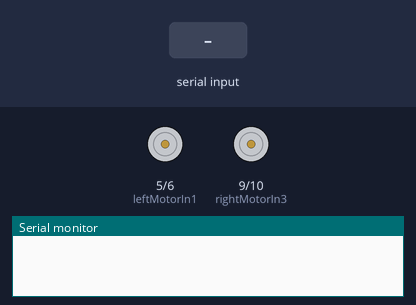
A sketch run on a simulated Arduino Uno, built with avr-gcc and run on an emulated ATmega328P. Shown: motor-driver pin pairs drawn as motors (green arrow = first pin HIGH = forward, orange = second pin HIGH = backward, longer = more drive), the last lines printed to the serial monitor. The test bench sets the inputs (shaded band).

Above: at 1.2 s.
1.3 s: "f" received over the second serial link
At 2.0 s:
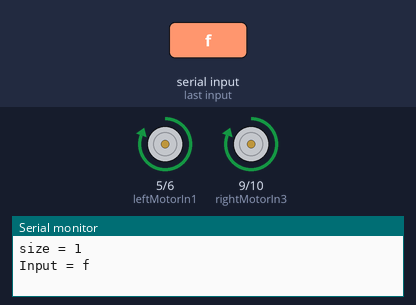
2.8 s: "b" received over the second serial link
At 3.1 s:
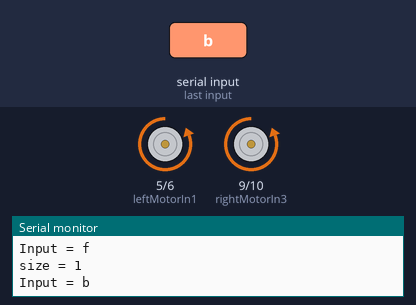
4.3 s: "l" received over the second serial link
At 5.4 s:
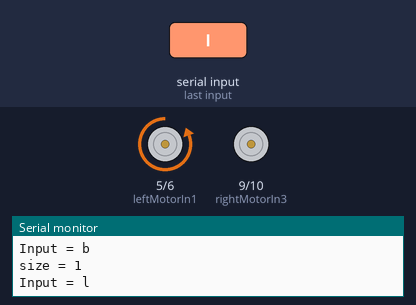
5.8 s: "r" received over the second serial link
At 6.6 s:
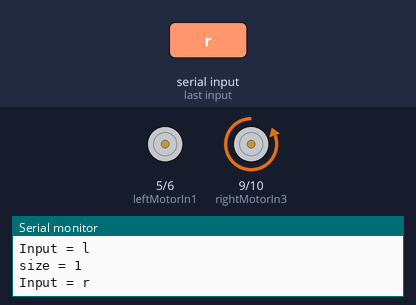
Timing chart, 0 to 8.3 s (numbered marks = the images above; inputs shaded):
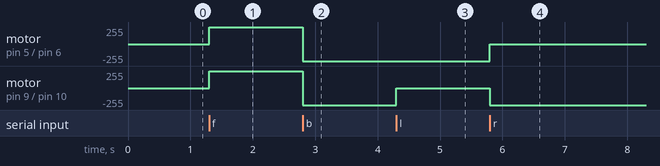

Measured:
- after the input at 1.3 s, motor on pin 5 (leftMotorIn1) / pin 6 (leftMotorIn2), motor on pin 9 (rightMotorIn3) / pin 10 (rightMotorIn4): stopped → forward 255/255 at once
- after the input at 2.8 s, motor on pin 5 (leftMotorIn1) / pin 6 (leftMotorIn2), motor on pin 9 (rightMotorIn3) / pin 10 (rightMotorIn4): forward 255/255 → backward 255/255 at once
- after the input at 4.3 s, motor on pin 9 (rightMotorIn3) / pin 10 (rightMotorIn4): backward 255/255 → stopped at once
- after the input at 5.8 s, motor on pin 5 (leftMotorIn1) / pin 6 (leftMotorIn2): backward 255/255 → stopped at once; motor on pin 9 (rightMotorIn3) / pin 10 (rightMotorIn4): stopped → backward 255/255 at once

The sketch:

04.ino
```cpp
//參考用程式碼
#include<SoftwareSerial.h>
#include <Wire.h>
SoftwareSerial CAR_BT(11, 12); //RX | TX
const int leftMotorIn1  = 5;
const int leftMotorIn2  = 6;
const int rightMotorIn3  = 9;
const int rightMotorIn4  = 10;

bool isForward = true;
void setup()
{
  pinMode(leftMotorIn1, OUTPUT);
  pinMode(leftMotorIn2, OUTPUT);
  pinMode(rightMotorIn3, OUTPUT);
  pinMode(rightMotorIn4, OUTPUT);
  Serial.begin(9600); //Arduino起始鮑率：9600
  CAR_BT.begin(9600); //藍牙鮑率：9600 注意！每個藍牙晶片的鮑率都不太一樣，請務必確認
}
void loop()
{
int inSize;
char input;
if( (inSize = (CAR_BT.available())) > 0) { //讀取藍牙訊息
      Serial.print("size = ");
      Serial.println(inSize);
      Serial.print("Input = ");
      Serial.println(input=(char)CAR_BT.read());

if( input == 'f' ) {
forward();
        isForward = true;
      }
if( input == 'b' ) {
backward();
        isForward = false;
      }
if( input == 'l' ) {
left();
      }
if( input == 'r' ) {
right();
      }
if( input == 's' ) {
motorstop();
      }
  }
}
void motorstop()
{
  digitalWrite(leftMotorIn1, LOW);
  digitalWrite(leftMotorIn2, LOW);
  digitalWrite(rightMotorIn3, LOW);
  digitalWrite(rightMotorIn4, LOW);
}
void forward()
{
  digitalWrite(leftMotorIn1, HIGH);
  digitalWrite(leftMotorIn2, LOW);
  digitalWrite(rightMotorIn3, HIGH);
  digitalWrite(rightMotorIn4, LOW);
}
void backward()
{
  digitalWrite(leftMotorIn1, LOW);
  digitalWrite(leftMotorIn2, HIGH);
  digitalWrite(rightMotorIn3, LOW);
  digitalWrite(rightMotorIn4, HIGH);
}


void right()
{
  if( isForward ) {
    digitalWrite(leftMotorIn1, HIGH);
    digitalWrite(leftMotorIn2, LOW);
    digitalWrite(rightMotorIn3, LOW);
    digitalWrite(rightMotorIn4, LOW);
  }
  else {
    digitalWrite(leftMotorIn1, LOW);
    digitalWrite(leftMotorIn2, LOW);
    digitalWrite(rightMotorIn3, LOW);
    digitalWrite(rightMotorIn4, HIGH);
  }
}

void left()
{
  if( isForward ) {
    digitalWrite(leftMotorIn1, LOW);
    digitalWrite(leftMotorIn2, LOW);
    digitalWrite(rightMotorIn3, HIGH);
    digitalWrite(rightMotorIn4, LOW);
  }
  else {
    digitalWrite(leftMotorIn1, LOW);
    digitalWrite(leftMotorIn2, HIGH);
    digitalWrite(rightMotorIn3, LOW);
    digitalWrite(rightMotorIn4, LOW);
  }
}


/*

void setup() {
  pinMode(motorIn1,OUTPUT);
  pinMode(motorIn2,OUTPUT);

  // Serial.begin(9600);序列埠監控視窗和軟體同步，但這次不用監控視窗做溝通，故註解掉沒差
  BTSerial.begin(9600);
}

void loop() {
  if(BTSerial.available()>0){
    unsigned char charreceived = BTSerial.read();
    switch(charreceived){
      case'1':
        BTSerial.println("GO");
        analogWrite(5,0); //5,6腳位；100:轉速
        analogWrite(6,100);
        break; // 跳脫switch case
      case'2':
        BTSerial.println("BACK");
        analogWrite(5,100);
        analogWrite(6,0);
        break;
      case'3':
        BTSerial.println("STOP");
        analogWrite(5,0);
        analogWrite(6,0);
        break;
      default:
        break;
      }
    }
  BTSerial.flush(); //為使程序不浪費時間等待發送字符
  delay(10);
}
*/
```
